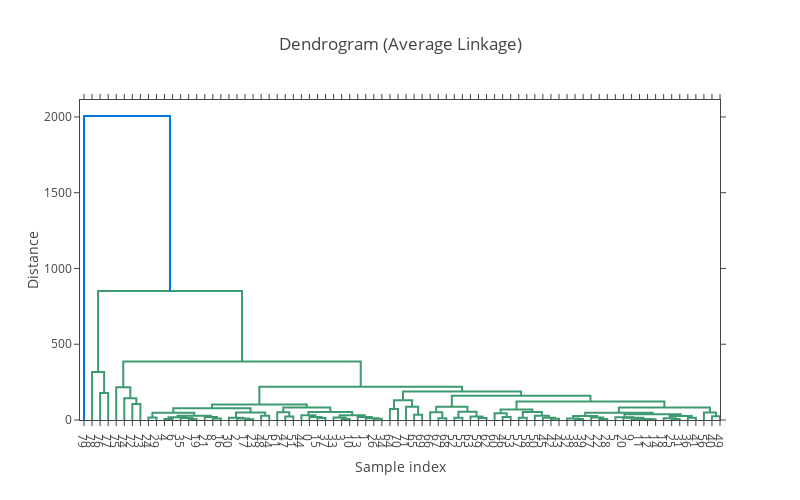

This figure's notebook cell:
### Code cell
# Menampilkan dendrogram menggunakan Plotly untuk metode 'average'
fig_average = ff.create_dendrogram(linkage_matrix_average)
fig_average.update_layout(title='Dendrogram (Average Linkage)',
                          xaxis_title='Sample index',
                          yaxis_title='Distance',
                          width=800, height=500)
fig_average.show()

### Figure 1 — Plotly figure (JSON) as saved in the notebook; plotly's stock layout.template omitted (floating-point values rounded to 4 significant figures)
{"data": [{"hoverinfo": "text", "marker": {"color": "rgb(61,153,112)"}, "mode": "lines", "type": "scatter", "x": [25, 25, 35, 35], "xaxis": "x", "y": [0, 179.0, 179.0, 0], "yaxis": "y"}, {"hoverinfo": "text", "marker": {"color": "rgb(61,153,112)"}, "mode": "lines", "type": "scatter", "x": [15, 15, 30, 30], "xaxis": "x", "y": [0, 316.9, 316.9, 179.0], "yaxis": "y"}, {"hoverinfo": "text", "marker": {"color": "rgb(61,153,112)"}, "mode": "lines", "type": "scatter", "x": [65, 65, 75, 75], "xaxis": "x", "y": [0, 105.4, 105.4, 0], "yaxis": "y"}, {"hoverinfo": "text", "marker": {"color": "rgb(61,153,112)"}, "mode": "lines", "type": "scatter", "x": [55, 55, 70, 70], "xaxis": "x", "y": [0, 144.0, 144.0, 105.4], "yaxis": "y"}, {"hoverinfo": "text", "marker": {"color": "rgb(61,153,112)"}, "mode": "lines", "type": "scatter", "x": [45, 45, 62.5, 62.5], "xaxis": "x", "y": [0, 215.7, 215.7, 144.0], "yaxis": "y"}, {"hoverinfo": "text", "marker": {"color": "rgb(61,153,112)"}, "mode": "lines", "type": "scatter", "x": [85, 85, 95, 95], "xaxis": "x", "y": [0, 15.94, 15.94, 0], "yaxis": "y"}, {"hoverinfo": "text", "marker": {"color": "rgb(61,153,112)"}, "mode": "lines", "type": "scatter", "x": [105, 105, 115, 115], "xaxis": "x", "y": [0, 6.178, 6.178, 0], "yaxis": "y"}, {"hoverinfo": "text", "marker": {"color": "rgb(61,153,112)"}, "mode": "lines", "type": "scatter", "x": [135, 135, 145, 145], "xaxis": "x", "y": [0, 4.766, 4.766, 0], "yaxis": "y"}, {"hoverinfo": "text", "marker": {"color": "rgb(61,153,112)"}, "mode": "lines", "type": "scatter", "x": [125, 125, 140, 140], "xaxis": "x", "y": [0, 12.89, 12.89, 4.766], "yaxis": "y"}, {"hoverinfo": "text", "marker": {"color": "rgb(61,153,112)"}, "mode": "lines", "type": "scatter", "x": [110, 110, 132.5, 132.5], "xaxis": "x", "y": [6.178, 17.72, 17.72, 12.89], "yaxis": "y"}, {"hoverinfo": "text", "marker": {"color": "rgb(61,153,112)"}, "mode": "lines", "type": "scatter", "x": [165, 165, 175, 175], "xaxis": "x", "y": [0, 9.405, 9.405, 0], "yaxis": "y"}, {"hoverinfo": "text", "marker": {"color": "rgb(61,153,112)"}, "mode": "lines", "type": "scatter", "x": [155, 155, 170, 170], "xaxis": "x", "y": [0, 19.99, 19.99, 9.405], "yaxis": "y"}, {"hoverinfo": "text", "marker": {"color": "rgb(61,153,112)"}, "mode": "lines", "type": "scatter", "x": [121.2, 121.2, 162.5, 162.5], "xaxis": "x", "y": [17.72, 28.45, 28.45, 19.99], "yaxis": "y"}, {"hoverinfo": "text", "marker": {"color": "rgb(61,153,112)"}, "mode": "lines", "type": "scatter", "x": [90, 90, 141.9, 141.9], "xaxis": "x", "y": [15.94, 48.14, 48.14, 28.45], "yaxis": "y"}, {"hoverinfo": "text", "marker": {"color": "rgb(61,153,112)"}, "mode": "lines", "type": "scatter", "x": [205, 205, 215, 215], "xaxis": "x", "y": [0, 5.657, 5.657, 0], "yaxis": "y"}, {"hoverinfo": "text", "marker": {"color": "rgb(61,153,112)"}, "mode": "lines", "type": "scatter", "x": [195, 195, 210, 210], "xaxis": "x", "y": [0, 10.58, 10.58, 5.657], "yaxis": "y"}, {"hoverinfo": "text", "marker": {"color": "rgb(61,153,112)"}, "mode": "lines", "type": "scatter", "x": [185, 185, 202.5, 202.5], "xaxis": "x", "y": [0, 14.66, 14.66, 10.58], "yaxis": "y"}, {"hoverinfo": "text", "marker": {"color": "rgb(61,153,112)"}, "mode": "lines", "type": "scatter", "x": [225, 225, 235, 235], "xaxis": "x", "y": [0, 27.68, 27.68, 0], "yaxis": "y"}, {"hoverinfo": "text", "marker": {"color": "rgb(61,153,112)"}, "mode": "lines", "type": "scatter", "x": [193.8, 193.8, 230, 230], "xaxis": "x", "y": [14.66, 48.98, 48.98, 27.68], "yaxis": "y"}, {"hoverinfo": "text", "marker": {"color": "rgb(61,153,112)"}, "mode": "lines", "type": "scatter", "x": [115.9, 115.9, 211.9, 211.9], "xaxis": "x", "y": [48.14, 76.94, 76.94, 48.98], "yaxis": "y"}, {"hoverinfo": "text", "marker": {"color": "rgb(61,153,112)"}, "mode": "lines", "type": "scatter", "x": [255, 255, 265, 265], "xaxis": "x", "y": [0, 23.05, 23.05, 0], "yaxis": "y"}, {"hoverinfo": "text", "marker": {"color": "rgb(61,153,112)"}, "mode": "lines", "type": "scatter", "x": [245, 245, 260, 260], "xaxis": "x", "y": [0, 50.39, 50.39, 23.05], "yaxis": "y"}, {"hoverinfo": "text", "marker": {"color": "rgb(61,153,112)"}, "mode": "lines", "type": "scatter", "x": [295, 295, 305, 305], "xaxis": "x", "y": [0, 12.39, 12.39, 0], "yaxis": "y"}, {"hoverinfo": "text", "marker": {"color": "rgb(61,153,112)"}, "mode": "lines", "type": "scatter", "x": [285, 285, 300, 300], "xaxis": "x", "y": [0, 20.42, 20.42, 12.39], "yaxis": "y"}, {"hoverinfo": "text", "marker": {"color": "rgb(61,153,112)"}, "mode": "lines", "type": "scatter", "x": [275, 275, 292.5, 292.5], "xaxis": "x", "y": [0, 31.51, 31.51, 20.42], "yaxis": "y"}, {"hoverinfo": "text", "marker": {"color": "rgb(61,153,112)"}, "mode": "lines", "type": "scatter", "x": [325, 325, 335, 335], "xaxis": "x", "y": [0, 6.708, 6.708, 0], "yaxis": "y"}, {"hoverinfo": "text", "marker": {"color": "rgb(61,153,112)"}, "mode": "lines", "type": "scatter", "x": [315, 315, 330, 330], "xaxis": "x", "y": [0, 17.2, 17.2, 6.708], "yaxis": "y"}, {"hoverinfo": "text", "marker": {"color": "rgb(61,153,112)"}, "mode": "lines", "type": "scatter", "x": [365, 365, 375, 375], "xaxis": "x", "y": [0, 8.32, 8.32, 0], "yaxis": "y"}, {"hoverinfo": "text", "marker": {"color": "rgb(61,153,112)"}, "mode": "lines", "type": "scatter", "x": [355, 355, 370, 370], "xaxis": "x", "y": [0, 11.45, 11.45, 8.32], "yaxis": "y"}, {"hoverinfo": "text", "marker": {"color": "rgb(61,153,112)"}, "mode": "lines", "type": "scatter", "x": [345, 345, 362.5, 362.5], "xaxis": "x", "y": [0, 19.92, 19.92, 11.45], "yaxis": "y"}, {"hoverinfo": "text", "marker": {"color": "rgb(61,153,112)"}, "mode": "lines", "type": "scatter", "x": [322.5, 322.5, 353.8, 353.8], "xaxis": "x", "y": [17.2, 32.0, 32.0, 19.92], "yaxis": "y"}, {"hoverinfo": "text", "marker": {"color": "rgb(61,153,112)"}, "mode": "lines", "type": "scatter", "x": [283.8, 283.8, 338.1, 338.1], "xaxis": "x", "y": [31.51, 53.49, 53.49, 32.0], "yaxis": "y"}, {"hoverinfo": "text", "marker": {"color": "rgb(61,153,112)"}, "mode": "lines", "type": "scatter", "x": [252.5, 252.5, 310.9, 310.9], "xaxis": "x", "y": [50.39, 81.73, 81.73, 53.49], "yaxis": "y"}, {"hoverinfo": "text", "marker": {"color": "rgb(61,153,112)"}, "mode": "lines", "type": "scatter", "x": [163.9, 163.9, 281.7, 281.7], "xaxis": "x", "y": [76.94, 101.9, 101.9, 81.73], "yaxis": "y"}, {"hoverinfo": "text", "marker": {"color": "rgb(61,153,112)"}, "mode": "lines", "type": "scatter", "x": [385, 385, 395, 395], "xaxis": "x", "y": [0, 73.29, 73.29, 0], "yaxis": "y"}, {"hoverinfo": "text", "marker": {"color": "rgb(61,153,112)"}, "mode": "lines", "type": "scatter", "x": [415, 415, 425, 425], "xaxis": "x", "y": [0, 33.93, 33.93, 0], "yaxis": "y"}, {"hoverinfo": "text", "marker": {"color": "rgb(61,153,112)"}, "mode": "lines", "type": "scatter", "x": [405, 405, 420, 420], "xaxis": "x", "y": [0, 86.78, 86.78, 33.93], "yaxis": "y"}, {"hoverinfo": "text", "marker": {"color": "rgb(61,153,112)"}, "mode": "lines", "type": "scatter", "x": [390, 390, 412.5, 412.5], "xaxis": "x", "y": [73.29, 130.4, 130.4, 86.78], "yaxis": "y"}, {"hoverinfo": "text", "marker": {"color": "rgb(61,153,112)"}, "mode": "lines", "type": "scatter", "x": [445, 445, 455, 455], "xaxis": "x", "y": [0, 10.81, 10.81, 0], "yaxis": "y"}, {"hoverinfo": "text", "marker": {"color": "rgb(61,153,112)"}, "mode": "lines", "type": "scatter", "x": [435, 435, 450, 450], "xaxis": "x", "y": [0, 50.77, 50.77, 10.81], "yaxis": "y"}, {"hoverinfo": "text", "marker": {"color": "rgb(61,153,112)"}, "mode": "lines", "type": "scatter", "x": [465, 465, 475, 475], "xaxis": "x", "y": [0, 15.4, 15.4, 0], "yaxis": "y"}, {"hoverinfo": "text", "marker": {"color": "rgb(61,153,112)"}, "mode": "lines", "type": "scatter", "x": [495, 495, 505, 505], "xaxis": "x", "y": [0, 13.75, 13.75, 0], "yaxis": "y"}, {"hoverinfo": "text", "marker": {"color": "rgb(61,153,112)"}, "mode": "lines", "type": "scatter", "x": [485, 485, 500, 500], "xaxis": "x", "y": [0, 23.85, 23.85, 13.75], "yaxis": "y"}, {"hoverinfo": "text", "marker": {"color": "rgb(61,153,112)"}, "mode": "lines", "type": "scatter", "x": [470, 470, 492.5, 492.5], "xaxis": "x", "y": [15.4, 54.33, 54.33, 23.85], "yaxis": "y"}, {"hoverinfo": "text", "marker": {"color": "rgb(61,153,112)"}, "mode": "lines", "type": "scatter", "x": [442.5, 442.5, 481.2, 481.2], "xaxis": "x", "y": [50.77, 87.85, 87.85, 54.33], "yaxis": "y"}, {"hoverinfo": "text", "marker": {"color": "rgb(61,153,112)"}, "mode": "lines", "type": "scatter", "x": [525, 525, 535, 535], "xaxis": "x", "y": [0, 20.34, 20.34, 0], "yaxis": "y"}, {"hoverinfo": "text", "marker": {"color": "rgb(61,153,112)"}, "mode": "lines", "type": "scatter", "x": [515, 515, 530, 530], "xaxis": "x", "y": [0, 44.74, 44.74, 20.34], "yaxis": "y"}, {"hoverinfo": "text", "marker": {"color": "rgb(61,153,112)"}, "mode": "lines", "type": "scatter", "x": [545, 545, 555, 555], "xaxis": "x", "y": [0, 15.33, 15.33, 0], "yaxis": "y"}, {"hoverinfo": "text", "marker": {"color": "rgb(61,153,112)"}, "mode": "lines", "type": "scatter", "x": [585, 585, 595, 595], "xaxis": "x", "y": [0, 7.93, 7.93, 0], "yaxis": "y"}, {"hoverinfo": "text", "marker": {"color": "rgb(61,153,112)"}, "mode": "lines", "type": "scatter", "x": [575, 575, 590, 590], "xaxis": "x", "y": [0, 14.69, 14.69, 7.93], "yaxis": "y"}, {"hoverinfo": "text", "marker": {"color": "rgb(61,153,112)"}, "mode": "lines", "type": "scatter", "x": [565, 565, 582.5, 582.5], "xaxis": "x", "y": [0, 27.74, 27.74, 14.69], "yaxis": "y"}, {"hoverinfo": "text", "marker": {"color": "rgb(61,153,112)"}, "mode": "lines", "type": "scatter", "x": [550, 550, 573.8, 573.8], "xaxis": "x", "y": [15.33, 52.5, 52.5, 27.74], "yaxis": "y"}, {"hoverinfo": "text", "marker": {"color": "rgb(61,153,112)"}, "mode": "lines", "type": "scatter", "x": [522.5, 522.5, 561.9, 561.9], "xaxis": "x", "y": [44.74, 68.99, 68.99, 52.5], "yaxis": "y"}, {"hoverinfo": "text", "marker": {"color": "rgb(61,153,112)"}, "mode": "lines", "type": "scatter", "x": [615, 615, 625, 625], "xaxis": "x", "y": [0, 7.349, 7.349, 0], "yaxis": "y"}, {"hoverinfo": "text", "marker": {"color": "rgb(61,153,112)"}, "mode": "lines", "type": "scatter", "x": [605, 605, 620, 620], "xaxis": "x", "y": [0, 10.4, 10.4, 7.349], "yaxis": "y"}, {"hoverinfo": "text", "marker": {"color": "rgb(61,153,112)"}, "mode": "lines", "type": "scatter", "x": [645, 645, 655, 655], "xaxis": "x", "y": [0, 6.796, 6.796, 0], "yaxis": "y"}, {"hoverinfo": "text", "marker": {"color": "rgb(61,153,112)"}, "mode": "lines", "type": "scatter", "x": [635, 635, 650, 650], "xaxis": "x", "y": [0, 17.23, 17.23, 6.796], "yaxis": "y"}, {"hoverinfo": "text", "marker": {"color": "rgb(61,153,112)"}, "mode": "lines", "type": "scatter", "x": [612.5, 612.5, 642.5, 642.5], "xaxis": "x", "y": [10.4, 27.0, 27.0, 17.23], "yaxis": "y"}, {"hoverinfo": "text", "marker": {"color": "rgb(61,153,112)"}, "mode": "lines", "type": "scatter", "x": [685, 685, 695, 695], "xaxis": "x", "y": [0, 3.026, 3.026, 0], "yaxis": "y"}, {"hoverinfo": "text", "marker": {"color": "rgb(61,153,112)"}, "mode": "lines", "type": "scatter", "x": [705, 705, 715, 715], "xaxis": "x", "y": [0, 4.615, 4.615, 0], "yaxis": "y"}, {"hoverinfo": "text", "marker": {"color": "rgb(61,153,112)"}, "mode": "lines", "type": "scatter", "x": [690, 690, 710, 710], "xaxis": "x", "y": [3.026, 7.358, 7.358, 4.615], "yaxis": "y"}, {"hoverinfo": "text", "marker": {"color": "rgb(61,153,112)"}, "mode": "lines", "type": "scatter", "x": [675, 675, 700, 700], "xaxis": "x", "y": [0, 14.73, 14.73, 7.358], "yaxis": "y"}, {"hoverinfo": "text", "marker": {"color": "rgb(61,153,112)"}, "mode": "lines", "type": "scatter", "x": [665, 665, 687.5, 687.5], "xaxis": "x", "y": [0, 17.32, 17.32, 14.73], "yaxis": "y"}, {"hoverinfo": "text", "marker": {"color": "rgb(61,153,112)"}, "mode": "lines", "type": "scatter", "x": [735, 735, 745, 745], "xaxis": "x", "y": [0, 6.264, 6.264, 0], "yaxis": "y"}, {"hoverinfo": "text", "marker": {"color": "rgb(61,153,112)"}, "mode": "lines", "type": "scatter", "x": [725, 725, 740, 740], "xaxis": "x", "y": [0, 11.82, 11.82, 6.264], "yaxis": "y"}, {"hoverinfo": "text", "marker": {"color": "rgb(61,153,112)"}, "mode": "lines", "type": "scatter", "x": [755, 755, 765, 765], "xaxis": "x", "y": [0, 14.35, 14.35, 0], "yaxis": "y"}, {"hoverinfo": "text", "marker": {"color": "rgb(61,153,112)"}, "mode": "lines", "type": "scatter", "x": [732.5, 732.5, 760, 760], "xaxis": "x", "y": [11.82, 26.31, 26.31, 14.35], "yaxis": "y"}, {"hoverinfo": "text", "marker": {"color": "rgb(61,153,112)"}, "mode": "lines", "type": "scatter", "x": [676.2, 676.2, 746.2, 746.2], "xaxis": "x", "y": [17.32, 38.2, 38.2, 26.31], "yaxis": "y"}, {"hoverinfo": "text", "marker": {"color": "rgb(61,153,112)"}, "mode": "lines", "type": "scatter", "x": [627.5, 627.5, 711.2, 711.2], "xaxis": "x", "y": [27.0, 48.17, 48.17, 38.2], "yaxis": "y"}, {"hoverinfo": "text", "marker": {"color": "rgb(61,153,112)"}, "mode": "lines", "type": "scatter", "x": [785, 785, 795, 795], "xaxis": "x", "y": [0, 24.95, 24.95, 0], "yaxis": "y"}, {"hoverinfo": "text", "marker": {"color": "rgb(61,153,112)"}, "mode": "lines", "type": "scatter", "x": [775, 775, 790, 790], "xaxis": "x", "y": [0, 50.05, 50.05, 24.95], "yaxis": "y"}, {"hoverinfo": "text", "marker": {"color": "rgb(61,153,112)"}, "mode": "lines", "type": "scatter", "x": [669.4, 669.4, 782.5, 782.5], "xaxis": "x", "y": [48.17, 83.18, 83.18, 50.05], "yaxis": "y"}, {"hoverinfo": "text", "marker": {"color": "rgb(61,153,112)"}, "mode": "lines", "type": "scatter", "x": [542.2, 542.2, 725.9, 725.9], "xaxis": "x", "y": [68.99, 121.7, 121.7, 83.18], "yaxis": "y"}, {"hoverinfo": "text", "marker": {"color": "rgb(61,153,112)"}, "mode": "lines", "type": "scatter", "x": [461.9, 461.9, 634.1, 634.1], "xaxis": "x", "y": [87.85, 160.4, 160.4, 121.7], "yaxis": "y"}, {"hoverinfo": "text", "marker": {"color": "rgb(61,153,112)"}, "mode": "lines", "type": "scatter", "x": [401.2, 401.2, 548.0, 548.0], "xaxis": "x", "y": [130.4, 188.2, 188.2, 160.4], "yaxis": "y"}, {"hoverinfo": "text", "marker": {"color": "rgb(61,153,112)"}, "mode": "lines", "type": "scatter", "x": [222.8, 222.8, 474.6, 474.6], "xaxis": "x", "y": [101.9, 218.7, 218.7, 188.2], "yaxis": "y"}, {"hoverinfo": "text", "marker": {"color": "rgb(61,153,112)"}, "mode": "lines", "type": "scatter", "x": [53.75, 53.75, 348.7, 348.7], "xaxis": "x", "y": [215.7, 385.7, 385.7, 218.7], "yaxis": "y"}, {"hoverinfo": "text", "marker": {"color": "rgb(61,153,112)"}, "mode": "lines", "type": "scatter", "x": [22.5, 22.5, 201.2, 201.2], "xaxis": "x", "y": [316.9, 851.8, 851.8, 385.7], "yaxis": "y"}, {"hoverinfo": "text", "marker": {"color": "rgb(0,116,217)"}, "mode": "lines", "type": "scatter", "x": [5, 5, 111.9, 111.9], "xaxis": "x", "y": [0, 2006.0, 2006.0, 851.8], "yaxis": "y"}], "layout": {"autosize": false, "height": 500, "hovermode": "closest", "showlegend": false, "title": {"text": "Dendrogram (Average Linkage)"}, "width": 800, "xaxis": {"mirror": "allticks", "rangemode": "tozero", "showgrid": false, "showline": true, "showticklabels": true, "tickmode": "array", "ticks": "outside", "ticktext": ["79", "78", "76", "77", "75", "74", "72", "73", "24", "29", "4", "6", "35", "7", "19", "21", "8", "16", "30", "2", "17", "23", "48", "54", "61", "47", "51", "44", "0", "15", "37", "33", "3", "10", "13", "1", "26", "34", "64", "70", "71", "65", "69", "66", "67", "68", "52", "55", "63", "59", "62", "60", "46", "53", "57", "58", "50", "45", "42", "43", "32", "38", "39", "27", "22", "28", "5", "20", "9", "11", "12", "14", "18", "25", "31", "36", "41", "56", "40", "49"], "tickvals": [5, 15, 25, 35, 45, 55, 65, 75, 85, 95, 105, 115, 125, 135, 145, 155, 165, 175, 185, 195, 205, 215, 225, 235, 245, 255, 265, 275, 285, 295, 305, 315, 325, 335, 345, 355, 365, 375, 385, 395, 405, 415, 425, 435, 445, 455, 465, 475, 485, 495, 505, 515, 525, 535, 545, 555, 565, 575, 585, 595, 605, 615, 625, 635, 645, 655, 665, 675, 685, 695, 705, 715, 725, 735, 745, 755, 765, 775, 785, 795], "title": {"text": "Sample index"}, "type": "linear", "zeroline": false}, "yaxis": {"mirror": "allticks", "rangemode": "tozero", "showgrid": false, "showline": true, "showticklabels": true, "ticks": "outside", "title": {"text": "Distance"}, "type": "linear", "zeroline": false}}}
